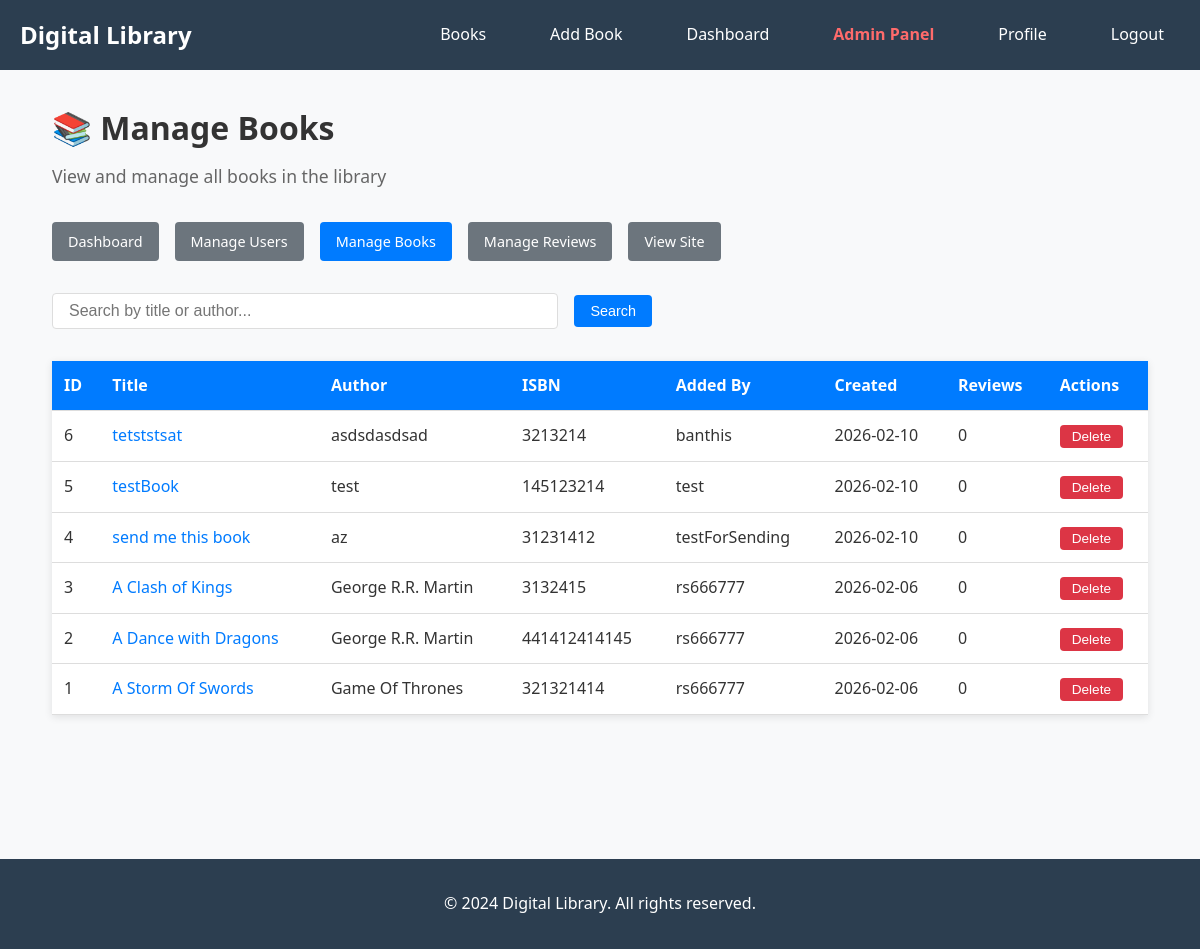
Before: /user/admin/books (signed in) with the older database file.
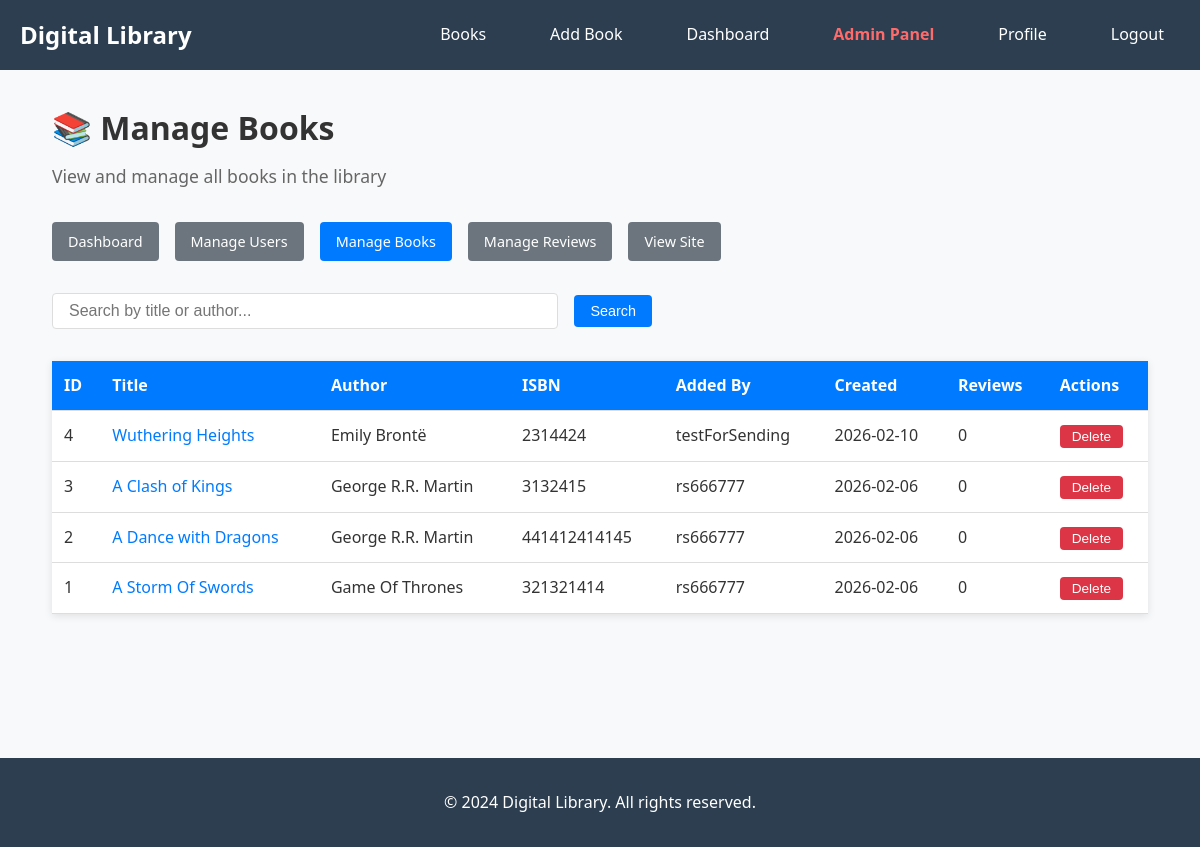
After: the same page with the newer database file.
### models.py (models this page shows, shortened)
class Book(db.Model):
    id = db.Column(db.Integer, primary_key=True)
    title = db.Column(db.String(200), nullable=False)
    author = db.Column(db.String(150), nullable=False)
    isbn = db.Column(db.String(13), unique=True)
    description = db.Column(db.Text)
    published_date = db.Column(db.Date)
    cover_image = db.Column(db.String(300))
    created_at = db.Column(db.DateTime, default=datetime.utcnow)
    submitted_by = db.Column(db.Integer, db.ForeignKey('user.id'), nullable=False)
    reviews = db.relationship('Review', backref='book', lazy=True, cascade='all, delete-orphan')
    submitter = db.relationship('User', backref='books_submitted', lazy=True)

class User(UserMixin, db.Model):
    id = db.Column(db.Integer, primary_key=True)
    username = db.Column(db.String(150), unique=True, nullable=False)
    email = db.Column(db.String(150), unique=True, nullable=False)
    password_hash = db.Column(db.String(150), nullable=False)
    role = db.Column(db.String(20), default='normal', nullable=False)  # 'normal' or 'admin'
    is_banned = db.Column(db.Boolean, default=False, nullable=False)
    created_at = db.Column(db.DateTime, default=datetime.utcnow)
    profile_picture = db.Column(db.String(300))
    bio = db.Column(db.Text)
    reviews = db.relationship('Review', backref='author', lazy=True)
    def is_admin(self):
        return self.role == 'admin'

### routes/admin_routes.py (the view, shortened to what this page needs)
@admin_bp.route("/user/admin/books")
@login_required
@admin_required
def manage_books():
    page = request.args.get('page', 1, type=int)
    search = request.args.get('search', '')
    query = Book.query
    books = query.order_by(Book.created_at.desc()).paginate(page=page, per_page=20)
    return render_template('admin/books.html', books=books, search=search)

### app.py (called while the page is built)
@login_manager.user_loader
def load_user(user_id):
    return User.query.get(int(user_id))

### routes/admin_routes.py (called while the page is built)
def admin_required(f):
    @wraps(f)
    def decorated_function(*args, **kwargs):
        if not current_user.is_authenticated or not current_user.is_admin():
            flash('You do not have permission to access this page.')
            return redirect(url_for('main.index'))
        return f(*args, **kwargs)
    return decorated_function

### templates/admin/books.html (shortened to what this page needs)
{% extends "base.html" %}
{% block content %}
<div class="admin-dashboard">
    <h1>📚 Manage Books</h1>
    <p class="welcome-message">View and manage all books in the library</p>
    <div class="admin-nav">
        <a href="{{ url_for('admin.admin_dashboard') }}" class="btn btn-secondary">Dashboard</a>
        <a href="{{ url_for('admin.manage_users') }}" class="btn btn-secondary">Manage Users</a>
        <a href="{{ url_for('admin.manage_books') }}" class="btn btn-primary">Manage Books</a>
        <a href="{{ url_for('admin.manage_reviews') }}" class="btn btn-secondary">Manage Reviews</a>
        <a href="{{ url_for('book.user_books') }}" class="btn btn-secondary">View Site</a>
    </div>
    <div class="search-section">
        <form method="GET" action="{{ url_for('admin.manage_books') }}" class="search-form">
            <input type="text" name="search" value="{{ search }}" placeholder="Search by title or author..." class="form-control">
            <button type="submit" class="btn btn-primary">Search</button>
        </form>
    </div>
    <div class="admin-section">
        {% if books.items %}
            <table class="admin-table">
                <thead>
                    <tr>
                        <th>ID</th>
                        <th>Title</th>
                        <th>Author</th>
                        <th>ISBN</th>
                        <th>Added By</th>
                        <th>Created</th>
                        <th>Reviews</th>
                        <th>Actions</th>
                    </tr>
                </thead>
                <tbody>
                    {% for book in books.items %}
                    <tr>
                        <td>{{ book.id }}</td>
                        <td>
                            <a href="{{ url_for('book.book_detail', book_id=book.id) }}" target="_blank">
                                {{ book.title }}
                            </a>
                        </td>
                        <td>{{ book.author }}</td>
                        <td>{{ book.isbn if book.isbn else 'N/A' }}</td>
                        <td>{{ book.submitter.username if book.submitter else 'Unknown' }}</td>
                        <td>{{ book.created_at.strftime('%Y-%m-%d') }}</td>
                        <td>{{ book.reviews|length }}</td>
                        <td>
                            <form method="POST" action="{{ url_for('admin.delete_book', book_id=book.id) }}" onsubmit="return confirm('Are you sure you want to delete this book? This will also delete all its reviews.');" style="display: inline;">
                                <button type="submit" class="btn btn-danger btn-sm">Delete</button>
                            </form>
                        </td>
                    </tr>
                    {% endfor %}
                </tbody>
            </table>
        {% else %}
            <p>No books found{% if search %} matching "{{ search }}"{% endif %}.</p>
        {% endif %}
    </div>
</div>
{% endblock %}

Changed rows visible on the page:
removed Book: id "6", title "tetststsat", author "asdsdasdsad", isbn "3213214", submitter "banthis", created_at "2026-02-10", reviews|length "0"
removed Book: id "5", title "testBook", author "test", isbn "145123214", submitter "test", created_at "2026-02-10", reviews|length "0"
changed Book "testForSending": title "send me this book" → "Wuthering Heights"; author "az" → "Emily Brontë"; isbn "31231412" → "2314424"
